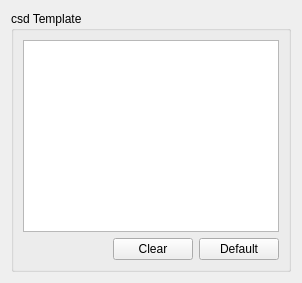
         <widget class="QWidget" name="tab_7">
          <attribute name="title">
           <string>Template</string>
          </attribute>
          <layout class="QGridLayout" name="gridLayout_13">
           <item row="0" column="0">
            <widget class="QGroupBox" name="groupBox_11">
             <property name="title">
              <string>csd Template</string>
             </property>
             <layout class="QGridLayout" name="gridLayout_14">
              <item row="1" column="0">
               <layout class="QHBoxLayout" name="horizontalLayout">
                <item>
                 <spacer name="horizontalSpacer_11">
                  <property name="orientation">
                   <enum>Qt::Horizontal</enum>
                  </property>
                  <property name="sizeHint" stdset="0">
                   <size>
                    <width>40</width>
                    <height>20</height>
                   </size>
                  </property>
                 </spacer>
                </item>
                <item>
                 <widget class="QPushButton" name="clearTemplatePushButton">
                  <property name="text">
                   <string>Clear</string>
                  </property>
                 </widget>
                </item>
                <item>
                 <widget class="QPushButton" name="defaultTemplatePushButton">
                  <property name="text">
                   <string>Default</string>
                  </property>
                 </widget>
                </item>
               </layout>
              </item>
              <item row="0" column="0">
               <widget class="QPlainTextEdit" name="templateTextEdit"/>
              </item>
             </layout>
            </widget>
           </item>
          </layout>
         </widget>
